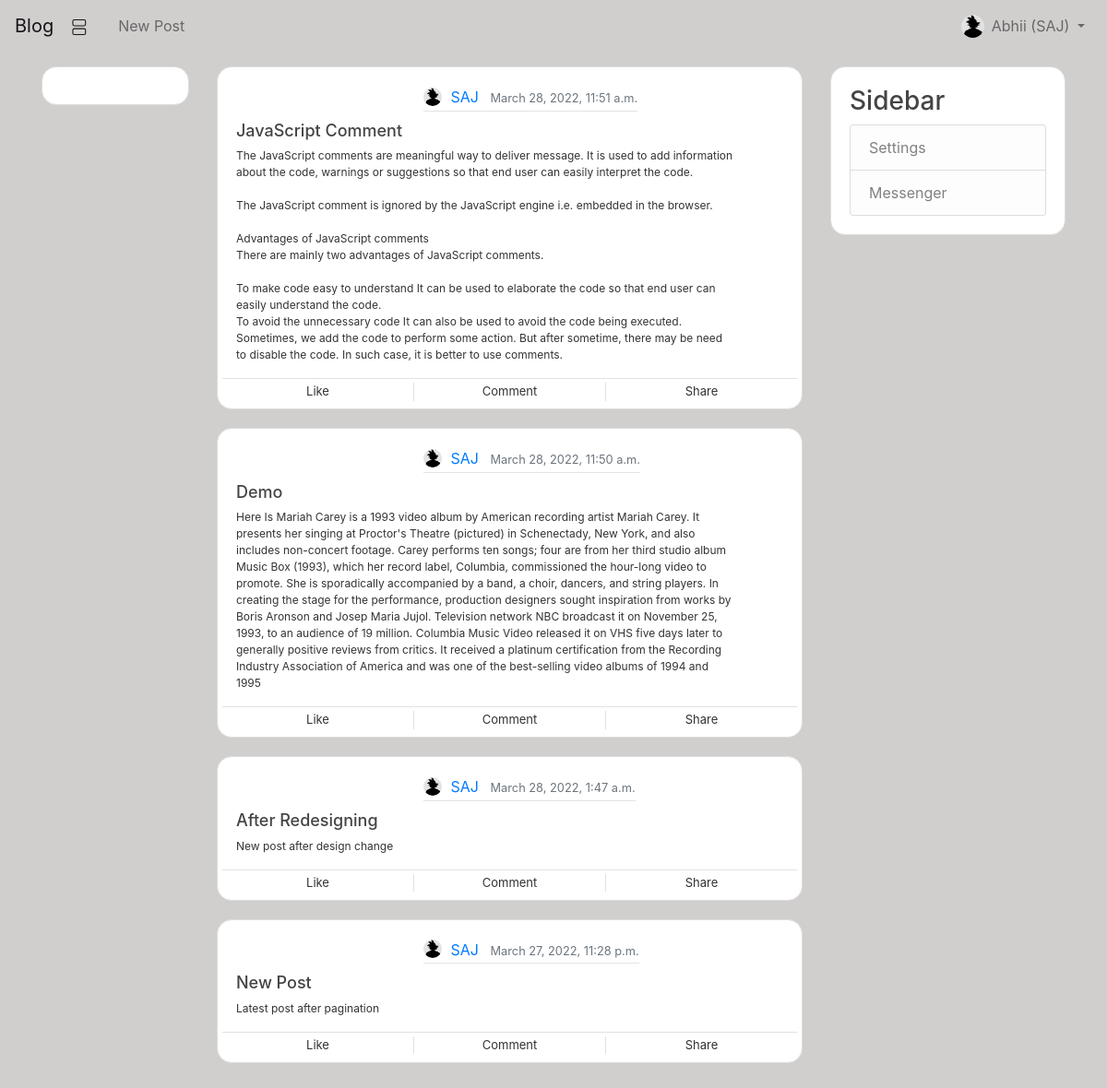
/ (signed in), run on the app's committed database.
### user/models.py (models this page shows, shortened)
class Profile(models.Model):
    user = models.OneToOneField(User, on_delete=models.CASCADE)
    dp = models.ImageField(default='default.jpg', upload_to='profile_pic')

### blog/models.py (models this page shows, shortened)
class Post(models.Model):
    title = models.CharField(max_length=100)
    content = models.TextField()
    date_posted = models.DateTimeField(default=timezone.now)
    author = models.ForeignKey(User, on_delete=models.CASCADE)

### blog/views.py (the view)
# urls.py: path('', PostListView.as_view(), name='home'),
class PostListView(ListView):
    model = Post
    template_name = 'blog/home.html'
    context_object_name = 'posts'
    ordering = ['-date_posted']
    paginate_by = 4

### templates/blog/home.html (shortened to what this page needs)
{% extends "base.html" %}
{% block content %}
    {% for post in posts %}
    <div class="content-section media" style="border-radius: 1rem;">
        <div class="media-body row overflow-auto">
            <div class="article-metadata">
                <img class="rounded-circle article-img mb-1" src="{{ post.author.profile.dp.url }}"/>
                <a class="mr-2" href="{% url 'user_posts' post.author %}">{{ post.author }}</a>
                <small class="text-muted">{{ post.date_posted }}</small>
            </div>
            <div class="col-11">
                <div class="justify-content-center" onclick="location.href='{% url 'post_detail' post.id %}'">
                    <h6><a class="article-title">{{ post.title }}</a></h6>
                    <p class="article-content">{{ post.content }}</p>
                </div>
            </div>
            <div class="col border-top btm-sec py-1">
                <div class="row text-center">
                    <div class="col border-right">
                        Like
                    </div>
                    <div class="col border-right">
                        Comment
                    </div>
                    <div class="col">
                        Share
                    </div>
                </div>
            </div>
        </div>
    </div>
    {% endfor %}
{% endblock content %}

### templates/base.html (shortened to what this page needs)
<!DOCTYPE html>
{% load static %}
<html lang="en">
<head>
    <link rel="stylesheet" href="https://maxcdn.bootstrapcdn.com/bootstrap/4.0.0/css/bootstrap.min.css"
>
    <link rel="stylesheet" type="text/css" href="{% static 'blog/main.css' %}">
</head>
<body>
<nav class="navbar navbar-expand-lg navbar-light text-white" >
    <a href="{% url 'home' %}" class="navbar-brand">Blog</a>
    <div class="collapse navbar-collapse" id="navbarNav">
        {% if user.is_authenticated %}
        <ul class="navbar-nav">
            <li class="nav-item">
                <a class="nav-link" href="{% url 'post_create' %}">New Post</a>
            </li>
        </ul>
        <ul class="navbar-nav ml-auto">
            <li class="nav-item">
                <img class="rounded-circle mt-2" src="{{ user.profile.dp.url }}" height="25" width="25"/>
            </li>
            <li class="nav-item dropdown">
                <a class="nav-link dropdown-toggle"
                   href="#" id="navbarDropdownMenuLink"
                   data-toggle="dropdown"
                   aria-haspopup="true"
                   aria-expanded="false"
                   role="button"
                >
                    {{ user.first_name }} ({{ user.username }})
                </a>
            </li>
        </ul>
        {% endif %}
    </div>
</nav>
<div class="container py-3">
    <div class="row">
        <div class="col-sm-2">
            <div class="content-section" style="border-radius: 1rem;"></div>
        </div>
        <div class="col">
            {% block content %} {% endblock %}
        </div>
        <div class="col-sm-3">
            <div class="content-section" style="border-radius: 1rem;">
                <h3>Sidebar</h3>
                <div class='text-muted'>
                    <ul class="list-group">
                        <li class="list-group-item list-group-item-light">Settings</li>
                        <li class="list-group-item list-group-item-light">Messenger</li>
                    </ul>
                </div>
            </div>
        </div>
    </div>
</div>
</body>
</html>

### static/blog/main.css (style rules this page uses)
body { background: #d1cece; color: #333333; }
h1, h2, h3, h4, h5, h6 { color: #444444; }
ul { margin: 0; }
.content-section { background: #ffffff; padding: 20px 20px; border: 1px solid #dddddd; border-radius: 3px; margin-bottom: 20px; }
.article-title { color: #444444; font-size: 18px; }
.article-content { white-space: pre-line; font-size: 12px; }
.article-img { height: 20px; width: 20px; margin-right: 5px; }
.article-metadata { padding-bottom: 1px; margin-bottom: 10px; margin-left: 35%; border-bottom: 1px solid #e3e3e3 }
.btm-sec { height: 13px; font-size: 13px }

### data on the page
Post: author.profile.dp (placeholder picture), author "SAJ", date_posted "March 28, 2022, 11:51 a.m.", title "JavaScript Comment", content "The JavaScript comments are meaningful way to deliver message. It is used to add information about the code, warnings or suggestions so that end user can easily interpret the code. The JavaScript comment is ignored by the JavaScript engine i.e. embedded in the browser. Advantages of JavaScript comments There are mainly two advantages of JavaScript comments. To make code easy to understand It can be used to elaborate the code so that end user can easily understand the code. To avoid the unnecessary code It can also be used to avoid the code being executed. Sometimes, we add the code to perform some action. But after sometime, there may be need to disable the code. In such case, it is better…"
Post: author.profile.dp (placeholder picture), author "SAJ", date_posted "March 28, 2022, 11:50 a.m.", title "Demo", content "Here Is Mariah Carey is a 1993 video album by American recording artist Mariah Carey. It presents her singing at Proctor's Theatre (pictured) in Schenectady, New York, and also includes non-concert footage. Carey performs ten songs; four are from her third studio album Music Box (1993), which her record label, Columbia, commissioned the hour-long video to promote. She is sporadically accompanied by a band, a choir, dancers, and string players. In creating the stage for the performance, production designers sought inspiration from works by Boris Aronson and Josep Maria Jujol. Television network NBC broadcast it on November 25, 1993, to an audience of 19 million. Columbia Music Video released…"
Post: author.profile.dp (placeholder picture), author "SAJ", date_posted "March 28, 2022, 1:47 a.m.", title "After Redesigning", content "New post after design change"
Post: author.profile.dp (placeholder picture), author "SAJ", date_posted "March 27, 2022, 11:28 p.m.", title "New Post", content "Latest post after pagination"

### other printed values
{{ user.first_name }} "Abhii"
{{ user.username }} "SAJ"
